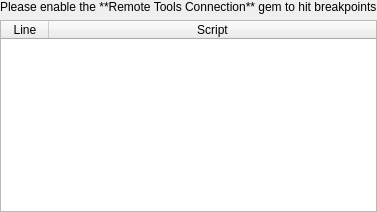
		<widget class="QDockWidget" name="breakpointsDockWidget">
			<property name="windowTitle">
				<string>Breakpoints</string>
			</property>
			<attribute name="dockWidgetArea">
				<number>1</number>
			</attribute>
			<widget class="QWidget" name="breakpointsContainer">
				<layout class="QVBoxLayout" name="breakpointsLayout">
					<property name="leftMargin">
						<number>0</number>
					</property>
					<property name="topMargin">
						<number>0</number>
					</property>
					<property name="rightMargin">
						<number>0</number>
					</property>
					<property name="bottomMargin">
						<number>0</number>
					</property>
					<item>
						<widget class="QLabel" name="breakpointsWarning">
							<property name="text">
								<string>Please enable the **Remote Tools Connection** gem to hit breakpoints</string>
							</property>
							<property name="textFormat">
								<enum>Qt::MarkdownText</enum>
							</property>
						</widget>
					</item>
					<item>
						<widget class="DHBreakpointsWidget" name="breakpointsTableView">
							<property name="editTriggers">
								<set>QAbstractItemView::NoEditTriggers</set>
							</property>
							<property name="selectionMode">
								<enum>QAbstractItemView::ExtendedSelection</enum>
							</property>
							<property name="selectionBehavior">
								<enum>QAbstractItemView::SelectRows</enum>
							</property>
							<property name="textElideMode">
								<enum>Qt::ElideLeft</enum>
							</property>
							<property name="columnCount">
								<number>2</number>
							</property>
							<attribute name="horizontalHeaderDefaultSectionSize">
								<number>48</number>
							</attribute>
							<attribute name="horizontalHeaderMinimumSectionSize">
								<number>16</number>
							</attribute>
							<attribute name="horizontalHeaderStretchLastSection">
								<bool>true</bool>
							</attribute>
							<attribute name="verticalHeaderVisible">
								<bool>false</bool>
							</attribute>
							<attribute name="verticalHeaderDefaultSectionSize">
								<number>24</number>
							</attribute>
							<attribute name="verticalHeaderMinimumSectionSize">
								<number>16</number>
							</attribute>
							<column>
								<property name="text">
									<string>Line</string>
								</property>
							</column>
							<column>
								<property name="text">
									<string>Script</string>
								</property>
							</column>
						</widget>
					</item>
				</layout>
			</widget>
		</widget>
